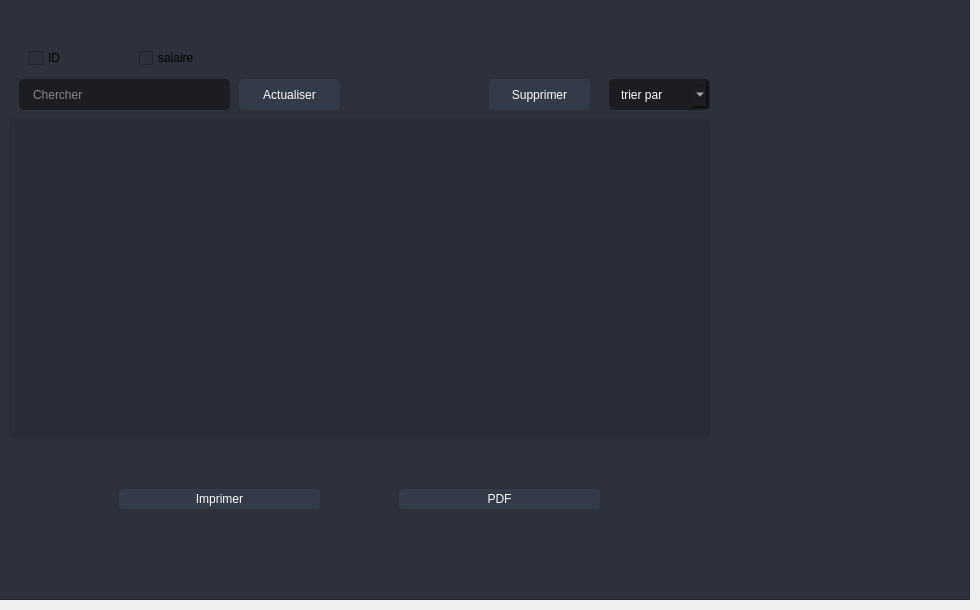
                    <widget class="QWidget" name="tab_2">
                     <attribute name="title">
                      <string>Afficher les profils</string>
                     </attribute>
                     <widget class="QFrame" name="frame_3">
                      <property name="geometry">
                       <rect>
                        <x>-1</x>
                        <y>-1</y>
                        <width>971</width>
                        <height>601</height>
                       </rect>
                      </property>
                      <property name="styleSheet">
                       <string notr="true">background-color: rgb(44, 49, 60);</string>
                      </property>
                      <property name="frameShape">
                       <enum>QFrame::StyledPanel</enum>
                      </property>
                      <property name="frameShadow">
                       <enum>QFrame::Raised</enum>
                      </property>
                      <widget class="QLineEdit" name="chercher_profil">
                       <property name="geometry">
                        <rect>
                         <x>20</x>
                         <y>80</y>
                         <width>211</width>
                         <height>31</height>
                        </rect>
                       </property>
                       <property name="styleSheet">
                        <string notr="true">
QLineEdit {
	color: rgb(44, 49, 60);
	background-color: rgb(27, 29, 35);
	border-radius: 5px;
	border: 2px solid rgb(27, 29, 35);
	padding-left: 10px;
   color:rgb(242, 242, 242)
}
QLineEdit:hover {
	border: 2px solid rgb(64, 71, 88);
background-image: url(:/16x16/icons/16x16/cil-magnifying-glass.png);
	background-position: right center;
    background-repeat: no-repeat;
}
QLineEdit:focus {
	border: 2px solid rgb(91, 101, 124);
background-image: url(:/16x16/icons/16x16/cil-magnifying-glass.png);
	background-position: right center;
    background-repeat: no-repeat;
}

QLabel
{color: rgb(255, 255, 255);
}</string>
                       </property>
                       <property name="placeholderText">
                        <string>Chercher</string>
                       </property>
                      </widget>
                      <widget class="QPushButton" name="pushButton_21">
                       <property name="geometry">
                        <rect>
                         <x>490</x>
                         <y>80</y>
                         <width>101</width>
                         <height>31</height>
                        </rect>
                       </property>
                       <property name="styleSheet">
                        <string notr="true">QPushButton {
	color: rgb(255, 255, 255);
	border: 2px solid rgb(52, 59, 72);
	font: 9pt &quot;Segoe UI&quot;;
	border-radius: 5px;	
	background-color: rgb(52, 59, 72);
}
QPushButton:hover {
	background-color: rgb(57, 65, 80);
	border: 2px solid rgb(61, 70, 86);
background-image: url(:/20x20/icons/20x20/cil-trash.png);
	background-position: right center;
    background-repeat: no-repeat;
}
QPushButton:pressed {	
	background-color: rgb(35, 40, 49);
	border: 2px solid rgb(43, 50, 61);
}</string>
                       </property>
                       <property name="text">
                        <string>Supprimer</string>
                       </property>
                      </widget>
                      <widget class="QTableView" name="tab_profil">
                       <property name="geometry">
                        <rect>
                         <x>10</x>
                         <y>120</y>
                         <width>701</width>
                         <height>321</height>
                        </rect>
                       </property>
                       <property name="styleSheet">
                        <string notr="true">QTableView {	
	background-color: rgb(39, 44, 54);
	padding: 10px;
	border-radius: 5px;
	gridline-color: rgb(44, 49, 60);
	border-bottom: 1px solid rgb(44, 49, 60);
}
QHeaderView::section {
	color: rgb(255, 255, 255);
	border: 2px solid rgb(52, 59, 72);
	font: 9pt &quot;Segoe UI&quot;;
	border-radius: 5px;	
	background-color: rgb(52, 59, 72);}
QScrollBar:horizontal {
    border: none;
    background: rgb(52, 59, 72);
    height: 14px;
    margin: 0px 21px 0 21px;
	border-radius: 0px;
}
 QScrollBar:vertical {
	border: none;
    background: rgb(52, 59, 72);
    width: 14px;
    margin: 21px 0 21px 0;
	border-radius: 0px;
 }</string>
                       </property>
                      </widget>
                      <widget class="QCheckBox" name="check_ID">
                       <property name="geometry">
                        <rect>
                         <x>30</x>
                         <y>50</y>
                         <width>70</width>
                         <height>18</height>
                        </rect>
                       </property>
                       <property name="text">
                        <string>ID</string>
                       </property>
                      </widget>
                      <widget class="QCheckBox" name="check_salaire">
                       <property name="geometry">
                        <rect>
                         <x>140</x>
                         <y>50</y>
                         <width>70</width>
                         <height>18</height>
                        </rect>
                       </property>
                       <property name="text">
                        <string>salaire</string>
                       </property>
                      </widget>
                      <widget class="QComboBox" name="comboBox_4">
                       <property name="geometry">
                        <rect>
                         <x>610</x>
                         <y>80</y>
                         <width>101</width>
                         <height>31</height>
                        </rect>
                       </property>
                       <property name="styleSheet">
                        <string notr="true">QComboBox{
	background-color: rgb(27, 29, 35);
	border-radius: 5px;
	border: 2px solid rgb(27, 29, 35);
	padding: 5px;
	padding-left: 10px;
	color: rgb(255, 255, 255);
	font: 10pt &quot;Segoe UI&quot;;
}
QComboBox:hover{
	border: 2px solid rgb(64, 71, 88);
}
QComboBox QAbstractItemView {
	color: rgb(85, 170, 255);	
	background-color: rgb(27, 29, 35);
	padding: 10px;
	selection-background-color: rgb(39, 44, 54);
}</string>
                       </property>
                       <item>
                        <property name="text">
                         <string>trier par</string>
                        </property>
                       </item>
                       <item>
                        <property name="text">
                         <string>ID</string>
                        </property>
                       </item>
                       <item>
                        <property name="text">
                         <string>nom profil</string>
                        </property>
                       </item>
                       <item>
                        <property name="text">
                         <string>salaire</string>
                        </property>
                       </item>
                       <item>
                        <property name="text">
                         <string>nombre des agents</string>
                        </property>
                       </item>
                      </widget>
                      <widget class="QPushButton" name="pdf">
                       <property name="geometry">
                        <rect>
                         <x>400</x>
                         <y>490</y>
                         <width>201</width>
                         <height>20</height>
                        </rect>
                       </property>
                       <property name="styleSheet">
                        <string notr="true">QPushButton {
	color: rgb(255, 255, 255);
	border: 2px solid rgb(52, 59, 72);
	font: 9pt &quot;Segoe UI&quot;;
	border-radius: 5px;	
	background-color: rgb(52, 59, 72);
}
QPushButton:hover {
	background-color: rgb(57, 65, 80);
	border: 2px solid rgb(61, 70, 86);
background-image: url(:/16x16/icons/16x16/cil-print.png);
	background-position: Right center;
    background-repeat: no-repeat;
}
QPushButton:pressed {	
	background-color: rgb(35, 40, 49);
	border: 2px solid rgb(43, 50, 61);
}</string>
                       </property>
                       <property name="text">
                        <string>PDF</string>
                       </property>
                      </widget>
                      <widget class="QPushButton" name="imprimer">
                       <property name="geometry">
                        <rect>
                         <x>120</x>
                         <y>490</y>
                         <width>201</width>
                         <height>20</height>
                        </rect>
                       </property>
                       <property name="styleSheet">
                        <string notr="true">QPushButton {
	color: rgb(255, 255, 255);
	border: 2px solid rgb(52, 59, 72);
	font: 9pt &quot;Segoe UI&quot;;
	border-radius: 5px;	
	background-color: rgb(52, 59, 72);
}
QPushButton:hover {
	background-color: rgb(57, 65, 80);
	border: 2px solid rgb(61, 70, 86);
background-image: url(:/16x16/icons/16x16/cil-print.png);
	background-position: Right center;
    background-repeat: no-repeat;
}
QPushButton:pressed {	
	background-color: rgb(35, 40, 49);
	border: 2px solid rgb(43, 50, 61);
}</string>
                       </property>
                       <property name="text">
                        <string>Imprimer</string>
                       </property>
                      </widget>
                      <widget class="QPushButton" name="actualiser">
                       <property name="geometry">
                        <rect>
                         <x>240</x>
                         <y>80</y>
                         <width>101</width>
                         <height>31</height>
                        </rect>
                       </property>
                       <property name="styleSheet">
                        <string notr="true">QPushButton {
	color: rgb(255, 255, 255);
	border: 2px solid rgb(52, 59, 72);
	font: 9pt &quot;Segoe UI&quot;;
	border-radius: 5px;	
	background-color: rgb(52, 59, 72);
}
QPushButton:hover {
	background-color: rgb(57, 65, 80);
	border: 2px solid rgb(61, 70, 86);
background-image: url(:/16x16/icons/16x16/cil-loop-circular.png);
	background-position: right center;
    background-repeat: no-repeat;
}
QPushButton:pressed {	
	background-color: rgb(35, 40, 49);
	border: 2px solid rgb(43, 50, 61);
}</string>
                       </property>
                       <property name="text">
                        <string>Actualiser</string>
                       </property>
                      </widget>
                     </widget>
                    </widget>
